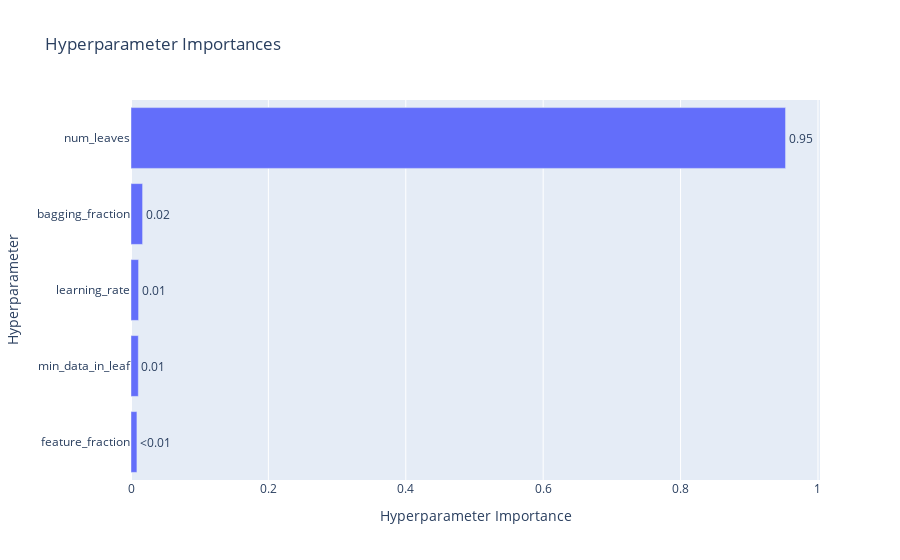

Notebook code cell kept with this figure:
### Code cell
plot_param_importances(study)

### Figure 1 — Plotly figure (JSON) as saved in the notebook; plotly's stock layout.template omitted (floating-point values rounded to 4 significant figures)
{"data": [{"cliponaxis": false, "hovertemplate": ["feature_fraction (FloatDistribution): 0.008616259165800794<extra></extra>", "min_data_in_leaf (IntDistribution): 0.010660143494961128<extra></extra>", "learning_rate (FloatDistribution): 0.011031211864175328<extra></extra>", "bagging_fraction (FloatDistribution): 0.016867114966008484<extra></extra>", "num_leaves (IntDistribution): 0.9528252705090543<extra></extra>"], "name": "Objective Value", "orientation": "h", "text": ["<0.01", "0.01", "0.01", "0.02", "0.95"], "textposition": "outside", "type": "bar", "x": [0.008616, 0.01066, 0.01103, 0.01687, 0.9528], "y": ["feature_fraction", "min_data_in_leaf", "learning_rate", "bagging_fraction", "num_leaves"]}], "layout": {"title": {"text": "Hyperparameter Importances"}, "xaxis": {"title": {"text": "Hyperparameter Importance"}}, "yaxis": {"title": {"text": "Hyperparameter"}}}}
